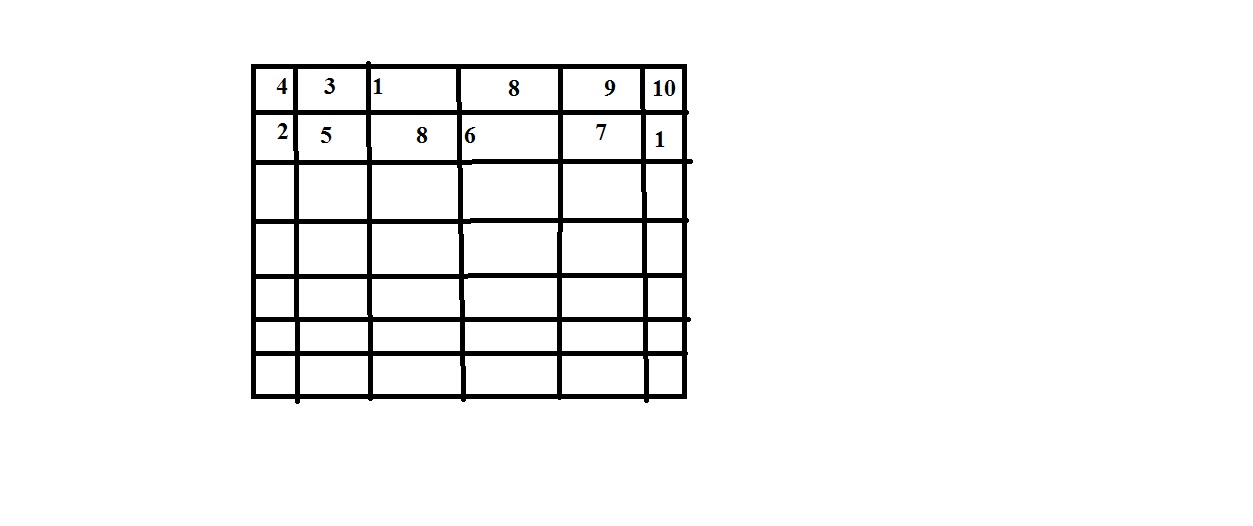
#> input picture Image Segmentation/images/line.jpg, 1253 x 526 px
$ jupyter execute 'Line Detection.ipynb'
#> lines starting #> are read from the running program, lines starting #| are printed output that depends on the picture; after the words box and inside, x2 and y2 are one past the last pixel; in counts of white or black regions, pixels touching at a corner belong together
# Line Detection
## Hough Lines & Probabilistic Hough Lines

## p=xcos theta+ysin theta
### p= perp. distance from origin, theta= angle formed by the normal of this line to the origin

# Hough Lines

1. cv2.HoughLines(binarized image,p accuracy, theta accuracy, threshold)
#### Threshold here is the minimum vote for it to be considered a line

[cell 1]
import cv2
import numpy as np

image=cv2.imread('./images/line.jpg')
#> image is the input picture: shape (526, 1253, 3); mean B, G, R 243.8, 243.8, 243.8
# Grayscale and canny edges extracted
gray=cv2.cvtColor(image,cv2.COLOR_BGR2GRAY)
edges=cv2.Canny(gray,100,170,apertureSize=3) ## canny edges help a bit in transforms
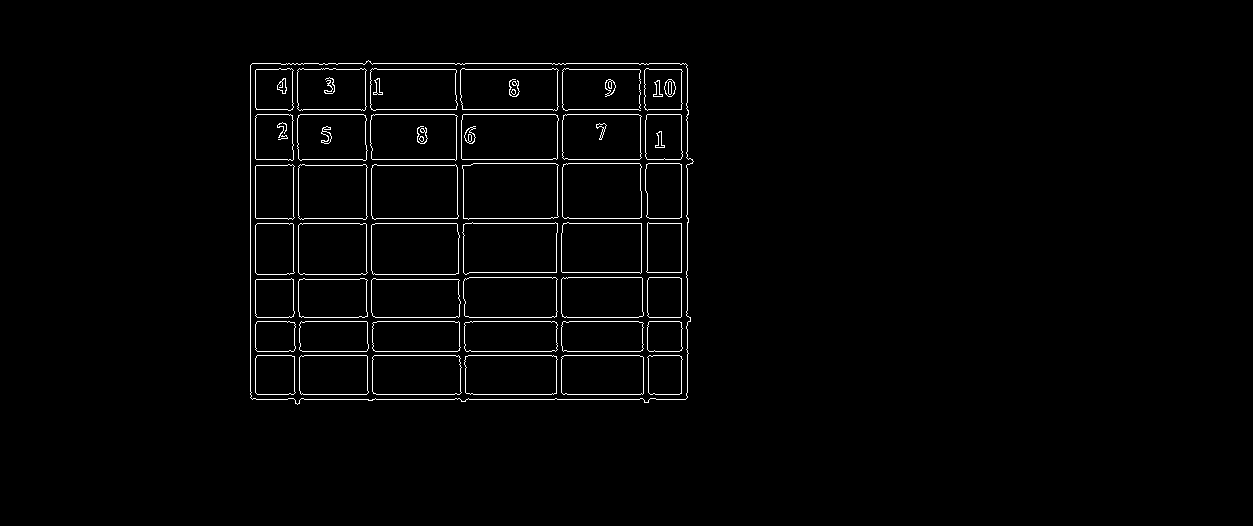
#> edges: shape (526, 1253); 1.7% white in thin lines or dots, all inside (x1, y1, x2, y2) = (250, 60, 694, 405)

### Run Houghlines using a rho accuracy of 1 pixel
### theta accuracy of np.pi/180 which is 1 degree
### our line threshold is set to 240 (number of points on line)
lines=cv2.HoughLines(edges,1,np.pi/180,100)
#> lines = 58 rows, first 8: [399, 1.57], [159, 1.57], [109, 1.57], [223, 1.57], [114, 1.57], [63, 1.57], [218, 1.57], [351, 1.57]

### We iterate through each line and convert it to the format required by cv.lines (i.e., requiring end points)
for line in lines:
    rho,theta=line[0]
    a=np.cos(theta)
    b=np.sin(theta)
    x0=a*rho
    y0=b*rho
    x1=int(x0+1000*(-b))
    y1=int(y0+1000*(a))
    x2=int(x0-1000*(-b))
    y2=int(y0-1000*(a))

    cv2.line(image,(x1,y1),(x2,y2),(255,0,0),2)
#> this loop made 58 passes
#> (rho, theta, a, b, x0, y0, x1, y1) on passes 1 to 12: (399, 1.57, -4.37e-08, 1, -1.74e-05, 399, -1000, 398), (159, 1.57, -4.37e-08, 1, -6.95e-06, 159, -1000, 158), (109, 1.57, -4.37e-08, 1, -4.76e-06, 109, -1000, 108), (223, 1.57, -4.37e-08, 1, -9.75e-06, 223, -1000, 222), (114, 1.57, -4.37e-08, 1, -4.98e-06, 114, -1000, 113), (63, 1.57, -4.37e-08, 1, -2.75e-06, 63, -1000, 62), (218, 1.57, -4.37e-08, 1, -9.53e-06, 218, -1000, 217), (351, 1.57, -4.37e-08, 1, -1.53e-05, 351, -1000, 350), (355, 1.57, -4.37e-08, 1, -1.55e-05, 355, -1000, 354), (394, 1.57, -4.37e-08, 1, -1.72e-05, 394, -1000, 393), (317, 1.57, -4.37e-08, 1, -1.39e-05, 317, -1000, 316), (69, 1.57, -4.37e-08, 1, -3.02e-06, 69, -1000, 68)
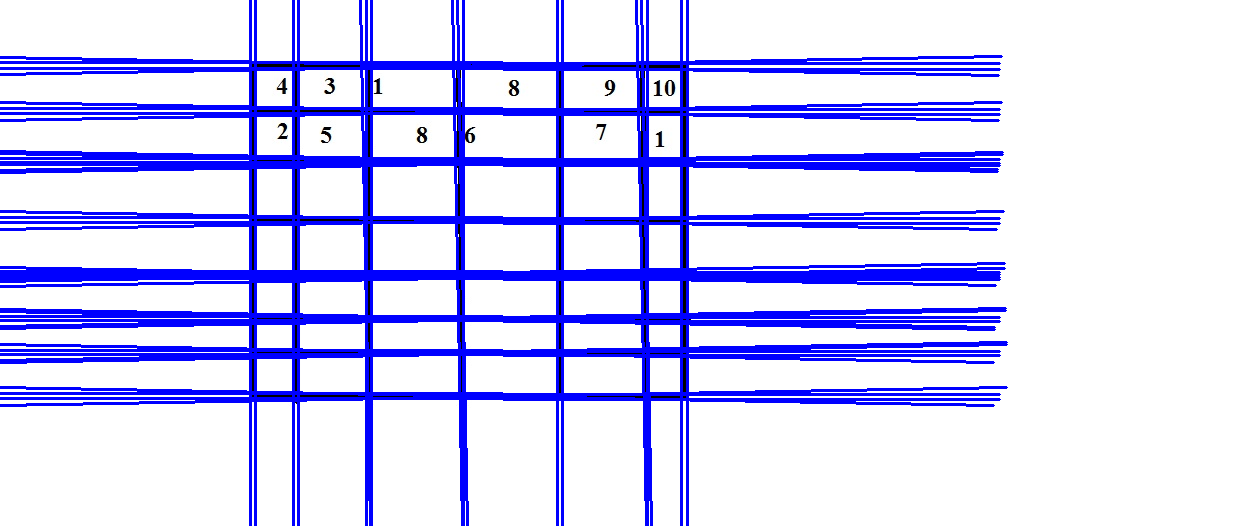
#> image: shape (526, 1253, 3); 17.01% of pixels changed, all inside (x1, y1, x2, y2) = (0, 0, 1008, 526)

cv2.imshow('Hough Lines',image)
cv2.waitKey(0)
cv2.destroyAllWindows()

## Probabilistic Hough Lines
> Idea is that it takes only a random subset of points sufficient enough for line detection.

> Also returns the start and end points of the line unlike the previous function.

2. cv2.HoughLinesP(binarized image,p accuracy, theta accuracy, threshold, minimum line length, max line gap)

[cell 2]
img=cv2.imread('./images/line.jpg')
gray= cv2.cvtColor(img,cv2.COLOR_BGR2GRAY)
edges=cv2.Canny(gray,100,170,apertureSize=3)


### Again we use the same rho and theta accuracies
### However, we specify a minimum vote(points along line) of 100
### and min line length of 5 pixels and max gap between lines of 10 pixels
lines=cv2.HoughLinesP(edges,1,np.pi/180,100,5,10)
#> lines = 88 rows, first 6: [656, 399, 685, 399], [473, 394, 551, 394], [373, 63, 454, 63], [462, 109, 552, 109], [304, 218, 362, 218], [462, 159, 552, 159]
print(lines.shape)
#| (88, 1, 4)

for line in lines:
    x1,y1,x2,y2=line[0]
    cv2.line(img, (x1,y1),(x2,y2), (0,255,0),3)
#> this loop made 88 passes
#> (x1, y1, x2, y2) on passes 1 to 12: (656, 399, 685, 399), (473, 394, 551, 394), (373, 63, 454, 63), (462, 109, 552, 109), (304, 218, 362, 218), (462, 159, 552, 159), (302, 351, 366, 351), (303, 223, 359, 223), (250, 391, 250, 65), (257, 321, 286, 321), (376, 399, 454, 399), (468, 355, 551, 355)
#> line on passes 31 to 36: [[256, 399, 287, 399]], [[640, 168, 640, 190]], [[257, 274, 286, 274]], [[687, 151, 687, 121]], [[569, 218, 639, 218]], [[305, 165, 362, 165]]
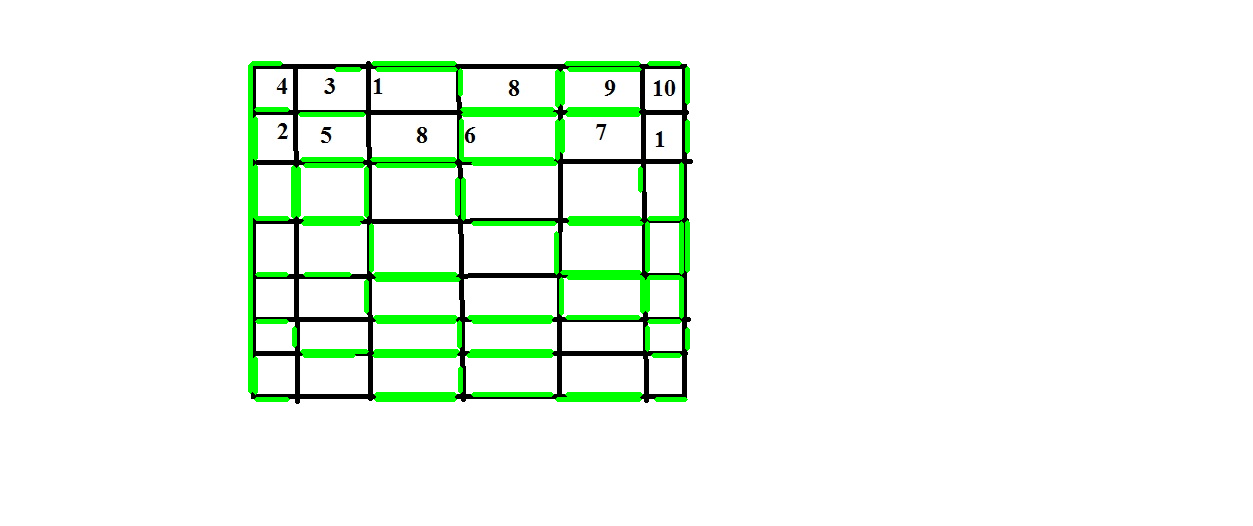
#> img: shape (526, 1253, 3); 3.83% of pixels changed, all inside (x1, y1, x2, y2) = (248, 61, 690, 402)

cv2.imshow('Probabilistic Hough Lines',img)
cv2.waitKey(0)
cv2.destroyAllWindows()

$ run again, with Image Segmentation/images/circle.jpg copied over Image Segmentation/images/line.jpg
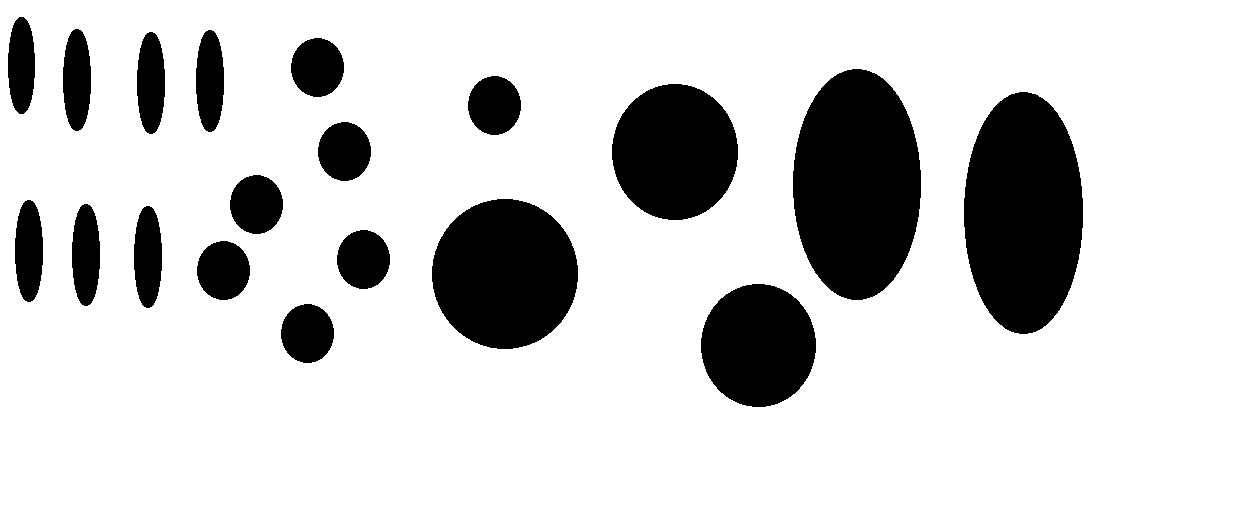
#> input picture Image Segmentation/images/circle.jpg, 1253 x 526 px
#> image is the input picture: shape (526, 1253, 3); 81.7% white; 19 black regions, largest, box (x1, y1, x2, y2) and area: (793, 69, 921, 300) 23237, (964, 92, 1083, 334) 22644, (432, 199, 578, 349) 17187
#> `edges=cv2.Canny(gray,100,170,apertureSize=3)`:
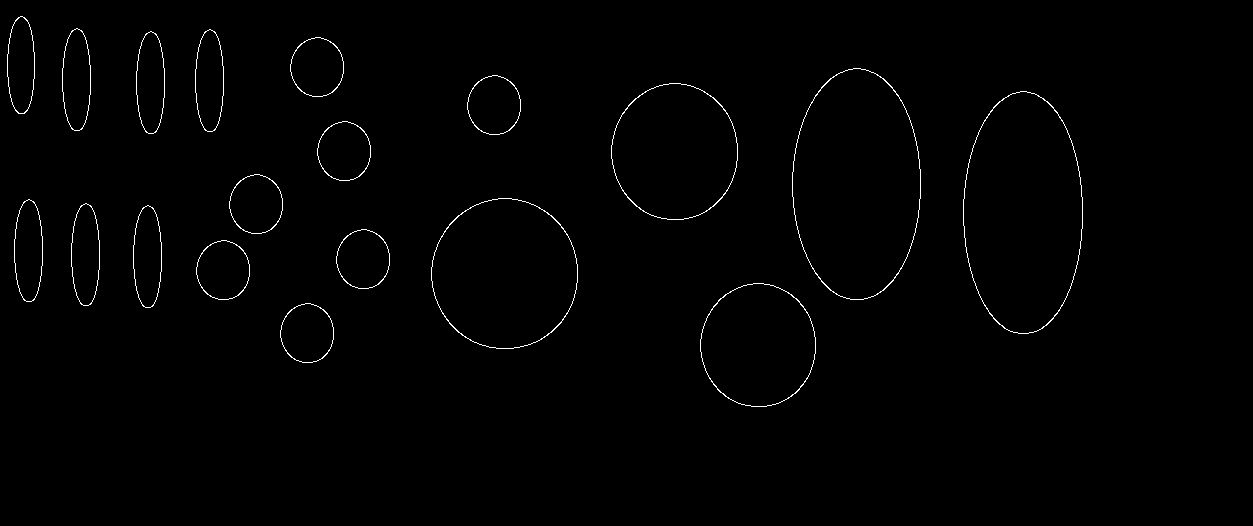
#> edges: shape (526, 1253); 0.81% white in thin lines or dots, all inside (x1, y1, x2, y2) = (7, 16, 1083, 407)
#> lines = None

$ run again, with Image Segmentation/images/circles.jpg copied over Image Segmentation/images/line.jpg
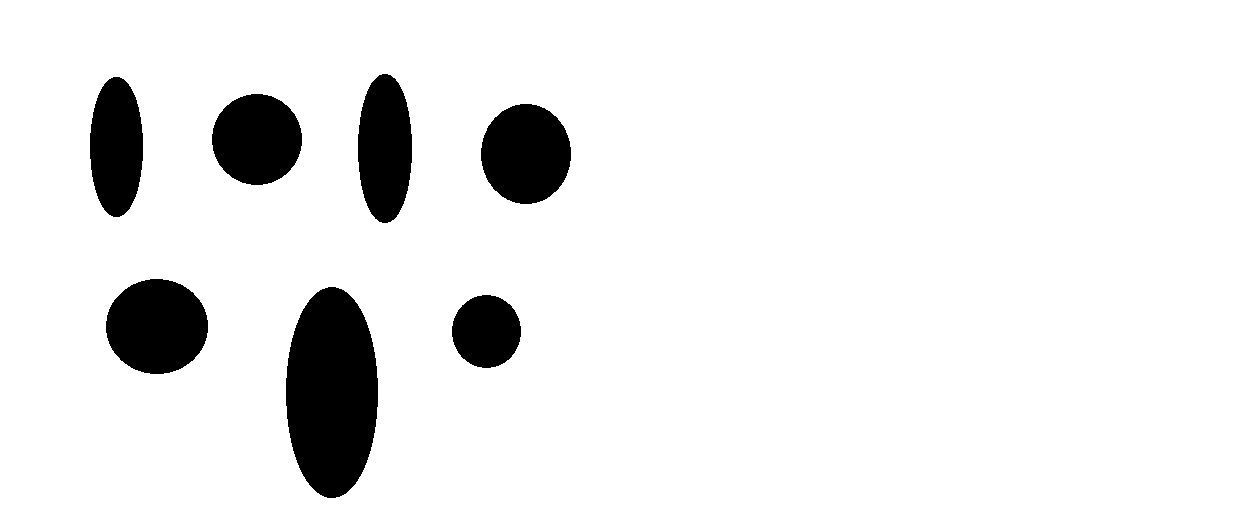
#> input picture Image Segmentation/images/circles.jpg, 1253 x 526 px
#> image is the input picture: shape (526, 1253, 3); 92% white; 7 black regions, largest, box (x1, y1, x2, y2) and area: (286, 287, 378, 498) 15280, (106, 279, 208, 374) 7595, (481, 104, 571, 204) 7051
#> `edges=cv2.Canny(gray,100,170,apertureSize=3)`:
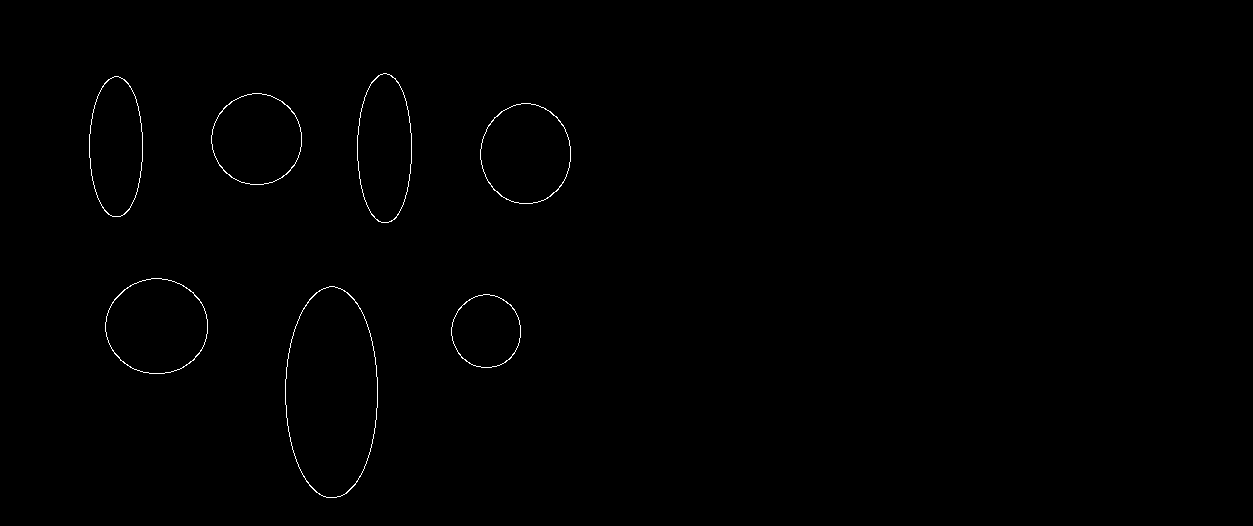
#> edges: shape (526, 1253); 0.35% white in thin lines or dots, all inside (x1, y1, x2, y2) = (89, 73, 571, 498)
#> lines = None
